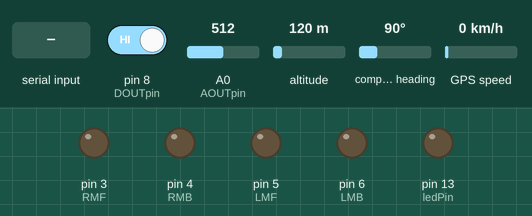
A sketch run on a simulated Arduino Mega 2560, built with avr-gcc and run on an emulated ATmega2560. Shown: output pins drawn as LEDs (lit = HIGH). Inputs (shaded band) come from the test bench; at power-on: pin 8 (DOUTpin) HIGH, A0 (AOUTpin) = 512, altitude 120 m, compass heading 90°, GPS speed 0 km/h. The GPS gets a fix after 3 s at 37.7749, -122.4194 with 8 satellites.

Above: at 1.2 s.
1.3 s: pin 8 (DOUTpin) driven LOW
At 2.1 s:
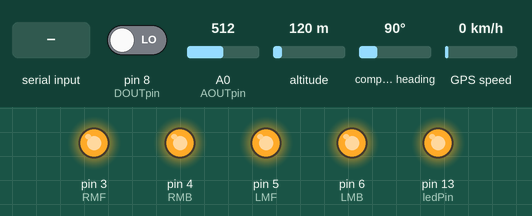
2.8 s: pin 8 (DOUTpin) driven HIGH
At 3.7 s:
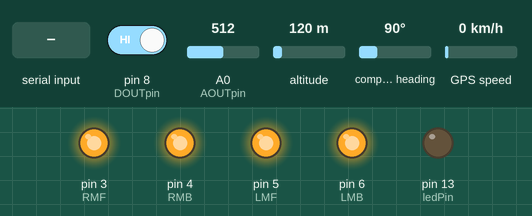
4.3 s: "F" received over Serial
At 4.9 s:
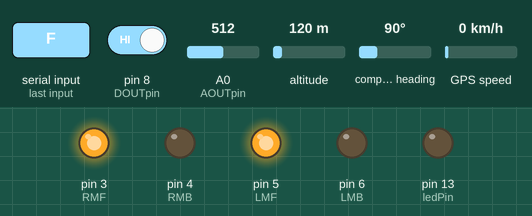
5.8 s: "B" received over Serial
At 7.0 s:
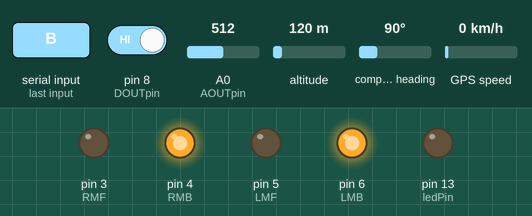
7.3 s: "R" received over Serial
At 8.3 s:
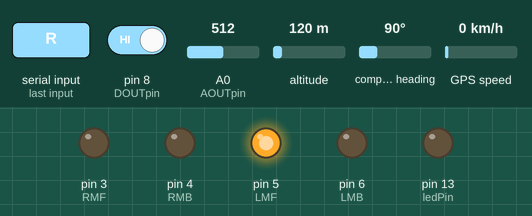
8.8 s: "L" received over Serial
At 9.5 s:
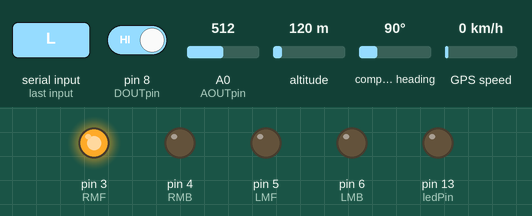
Timing chart, 0 to 11.3 s (numbered marks = the images above; inputs shaded):
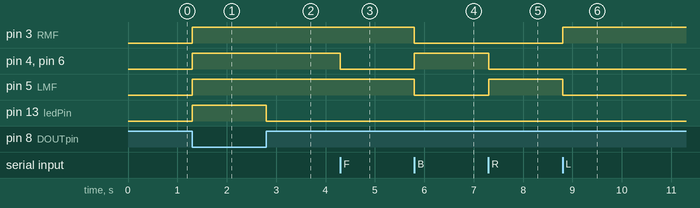

The sketch:

car_test2.ino
```cpp
 #include "TinyGPS++.h"
#include "SoftwareSerial.h"
#include <SoftwareSerial.h>
SoftwareSerial sim808(22,23);
  const int RMF = 3; // Right Motor Forward IN1
  const int RMB = 4; // Right Motor Backward IN2
  const int LMF = 5; // Left Motor Forward IN3
  const int LMB = 6; // Left Motor Backward IN4
  int limit;//used in gas sensor
  int value;//used in gas sensor
  int state;
  const int AOUTpin=0;//the AOUT pin of the alcohol sensor goes into analog pin A0 of the arduino
  const int DOUTpin=8;//the DOUT pin of the alcohol sensor goes into digital pin D8 of the arduino
  const int ledPin=13;//the anode of the LED connects to digital pin D13 of the arduino
  int c=0;

  double latitude,longitude;
SoftwareSerial serial_connection(10, 11); //RX=pin 10, TX=pin 11
TinyGPSPlus gps;//This is the GPS object that will pretty much do all the grunt work with the NMEA data
  void setup()
  {
    Serial.begin(9600);
    sim808.begin(9600);
    pinMode(ledPin, OUTPUT);
  pinMode (RMF, OUTPUT); // Setting all the motor pins as OUTPUT
 pinMode (RMB, OUTPUT);
 pinMode (LMF, OUTPUT);
 pinMode (LMB, OUTPUT);
Serial.begin(9600);//This opens up communications to the Serial monitor in the Arduino IDE
  serial_connection.begin(9600);//This opens up communications to the GPS
 }

 void loop(){


if(Serial.available() > 0)

      state = Serial.read();


        value= analogRead(AOUTpin);//reads the analaog value from the alcohol sensor's AOUT pin
        limit= digitalRead(DOUTpin);//reads the digital value from the alcohol sensor's DOUT pin

        if (limit == LOW){
         digitalWrite(ledPin, HIGH);//if limit has been reached, LED turns on as status indicator

        digitalWrite(RMF, HIGH);
        digitalWrite(RMB, HIGH);
        digitalWrite(LMF, HIGH);
        digitalWrite(LMB, HIGH);

    while(serial_connection.available())//While there are characters to come from the GPS
  {
   gps.encode(serial_connection.read());//This feeds the serial NMEA data into the library one char at a time

  }
  if(gps.location.isUpdated()&&c==0)//This will pretty much be fired all the time anyway but will at least reduce it to only after a package of NMEA data comes in
  {
    //Get the latest info from the gps object which it derived from the data sent by the GPS uni
   latitude=gps.location.lat();
   longitude=gps.location.lng();

    Serial.print(latitude,6);
    Serial.print(",");
    Serial.print(longitude,6);
    delay(300);
    sim808.println("AT+CMGF=1");    //Sets the GSM Module in Text Mode
     delay(1000);  // Delay of 1 second
     sim808.println("AT+CMGS=\"+91xxxxxxxxxx\"\r"); // Replace x with mobile number
     delay(1000);
    sim808.print("http://maps.google.com/maps?q=loc:");
    sim808.print(latitude);
    sim808.print(",");
    sim808.print(longitude);
    sim808.println((char)26);// ASCII code of CTRL+Z for saying the end of sms to  the module
  delay(1000);
     c=c+1;
  }

  }
         else{
         digitalWrite(ledPin, LOW);//if threshold not reached, LED remains off


       if (state == 'F') {

 // Running Robot Forward
 digitalWrite(RMF, HIGH);
 digitalWrite(RMB, LOW);
 digitalWrite(LMF, HIGH);
 digitalWrite(LMB, LOW);
 }

 else  if (state == 'B') {
 // Running Robot Backward

 digitalWrite(RMF, LOW);
 digitalWrite(RMB, HIGH);
 digitalWrite(LMF, LOW);
 digitalWrite(LMB, HIGH);
 }


 // Taking Right Turn
 else if (state == 'R') {
 digitalWrite(RMF, LOW);
 digitalWrite(RMB, LOW);
 digitalWrite(LMF, HIGH);
 digitalWrite(LMB, LOW);
 }


 // Taking Left Turn
 else if (state == 'L') {
 digitalWrite(RMF, HIGH);
 digitalWrite(RMB, LOW);
 digitalWrite(LMF, LOW);
 digitalWrite(LMB, LOW);
}


 // Stop the Robot
 else if (state == 'S') {
 digitalWrite(RMF, LOW);
 digitalWrite(RMB, LOW);
 digitalWrite(LMF, LOW);
 digitalWrite(LMB, LOW);
 }

 }
  }
```

Measured:
- after the input at 1.3 s, pin 3 (RMF), pin 4 (RMB), pin 5 (LMF), pin 6 (LMB), pin 13 (ledPin): LOW → HIGH at once
- after the input at 2.8 s, pin 13 (ledPin): HIGH → LOW at once
- after the input at 4.3 s, pin 4 (RMB), pin 6 (LMB): HIGH → LOW at once
- after the input at 5.8 s, pin 3 (RMF), pin 5 (LMF): HIGH → LOW at once; pin 4 (RMB), pin 6 (LMB): LOW → HIGH at once
- after the input at 7.3 s, pin 4 (RMB), pin 6 (LMB): HIGH → LOW at once; pin 5 (LMF): LOW → HIGH at once
- after the input at 8.8 s, pin 3 (RMF): LOW → HIGH at once; pin 5 (LMF): HIGH → LOW at once
